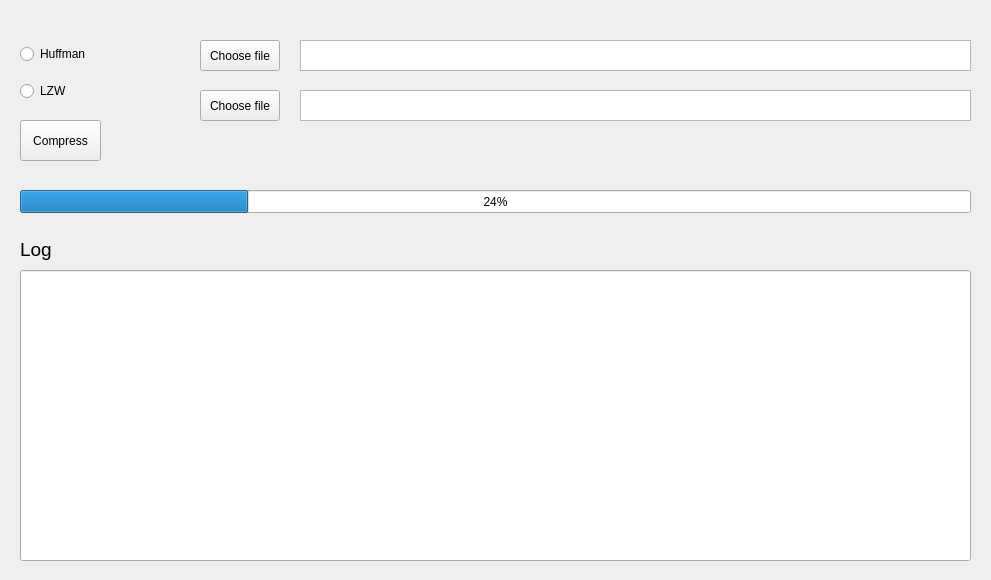
<?xml version="1.0" encoding="UTF-8"?>
<ui version="4.0">
 <class>main_window</class>
 <widget class="QWidget" name="main_window">
  <property name="geometry">
   <rect>
    <x>0</x>
    <y>0</y>
    <width>991</width>
    <height>580</height>
   </rect>
  </property>
  <property name="windowTitle">
   <string>File Compressor</string>
  </property>
  <widget class="QProgressBar" name="progress_bar">
   <property name="geometry">
    <rect>
     <x>20</x>
     <y>190</y>
     <width>951</width>
     <height>23</height>
    </rect>
   </property>
   <property name="value">
    <number>24</number>
   </property>
  </widget>
  <widget class="QPushButton" name="btn_compress">
   <property name="geometry">
    <rect>
     <x>20</x>
     <y>120</y>
     <width>81</width>
     <height>41</height>
    </rect>
   </property>
   <property name="text">
    <string>Compress</string>
   </property>
  </widget>
  <widget class="QRadioButton" name="btn_lzw">
   <property name="geometry">
    <rect>
     <x>20</x>
     <y>80</y>
     <width>52</width>
     <height>22</height>
    </rect>
   </property>
   <property name="text">
    <string>LZW</string>
   </property>
  </widget>
  <widget class="QRadioButton" name="btn_huffman">
   <property name="geometry">
    <rect>
     <x>20</x>
     <y>43</y>
     <width>78</width>
     <height>22</height>
    </rect>
   </property>
   <property name="text">
    <string>Huffman</string>
   </property>
  </widget>
  <widget class="QLineEdit" name="log_label_field">
   <property name="geometry">
    <rect>
     <x>20</x>
     <y>270</y>
     <width>951</width>
     <height>291</height>
    </rect>
   </property>
  </widget>
  <widget class="QLabel" name="log_label">
   <property name="geometry">
    <rect>
     <x>20</x>
     <y>234</y>
     <width>58</width>
     <height>31</height>
    </rect>
   </property>
   <property name="font">
    <font>
     <pointsize>14</pointsize>
    </font>
   </property>
   <property name="text">
    <string>Log</string>
   </property>
  </widget>
  <widget class="QPushButton" name="btn_choose_input_file">
   <property name="geometry">
    <rect>
     <x>200</x>
     <y>40</y>
     <width>80</width>
     <height>31</height>
    </rect>
   </property>
   <property name="text">
    <string>Choose file</string>
   </property>
  </widget>
  <widget class="QPushButton" name="btn_choose_output_file">
   <property name="geometry">
    <rect>
     <x>200</x>
     <y>90</y>
     <width>80</width>
     <height>31</height>
    </rect>
   </property>
   <property name="text">
    <string>Choose file</string>
   </property>
  </widget>
  <widget class="QPlainTextEdit" name="input_file_field">
   <property name="geometry">
    <rect>
     <x>300</x>
     <y>40</y>
     <width>671</width>
     <height>31</height>
    </rect>
   </property>
  </widget>
  <widget class="QPlainTextEdit" name="output_file_field">
   <property name="geometry">
    <rect>
     <x>300</x>
     <y>90</y>
     <width>671</width>
     <height>31</height>
    </rect>
   </property>
  </widget>
 </widget>
 <resources/>
 <connections/>
</ui>
